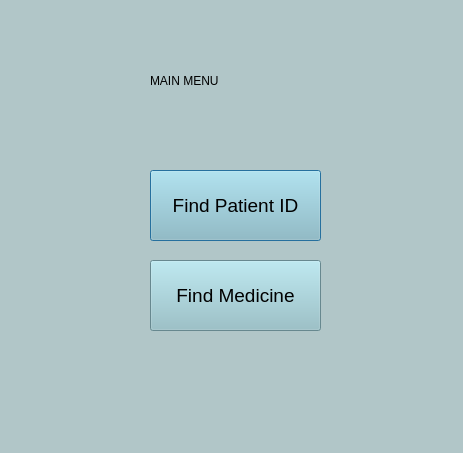
<?xml version="1.0" encoding="UTF-8"?>
<ui version="4.0">
 <class>Dialog</class>
 <widget class="QDialog" name="Dialog">
  <property name="geometry">
   <rect>
    <x>0</x>
    <y>0</y>
    <width>463</width>
    <height>453</height>
   </rect>
  </property>
  <property name="windowTitle">
   <string>Dialog</string>
  </property>
  <property name="styleSheet">
   <string notr="true"> background-color:rgb(177,198,200);</string>
  </property>
  <widget class="QPushButton" name="findPatientIDButton">
   <property name="geometry">
    <rect>
     <x>150</x>
     <y>170</y>
     <width>171</width>
     <height>71</height>
    </rect>
   </property>
   <property name="styleSheet">
    <string notr="true">background-color:rgb(144, 191, 200); font-size:14pt;</string>
   </property>
   <property name="text">
    <string>Find Patient ID</string>
   </property>
  </widget>
  <widget class="QPushButton" name="findMedicineButton">
   <property name="geometry">
    <rect>
     <x>150</x>
     <y>260</y>
     <width>171</width>
     <height>71</height>
    </rect>
   </property>
   <property name="styleSheet">
    <string notr="true">background-color:rgb(144, 191, 200); font-size:14pt;</string>
   </property>
   <property name="text">
    <string>Find Medicine</string>
   </property>
  </widget>
  <widget class="QLabel" name="label">
   <property name="geometry">
    <rect>
     <x>150</x>
     <y>60</y>
     <width>191</width>
     <height>41</height>
    </rect>
   </property>
   <property name="styleSheet">
    <string notr="true">color:rgb(0, 0, 0);
font: 75 20pt &quot;Microsoft JhengHei Light&quot;;</string>
   </property>
   <property name="text">
    <string>MAIN MENU</string>
   </property>
  </widget>
 </widget>
 <resources/>
 <connections/>
</ui>
